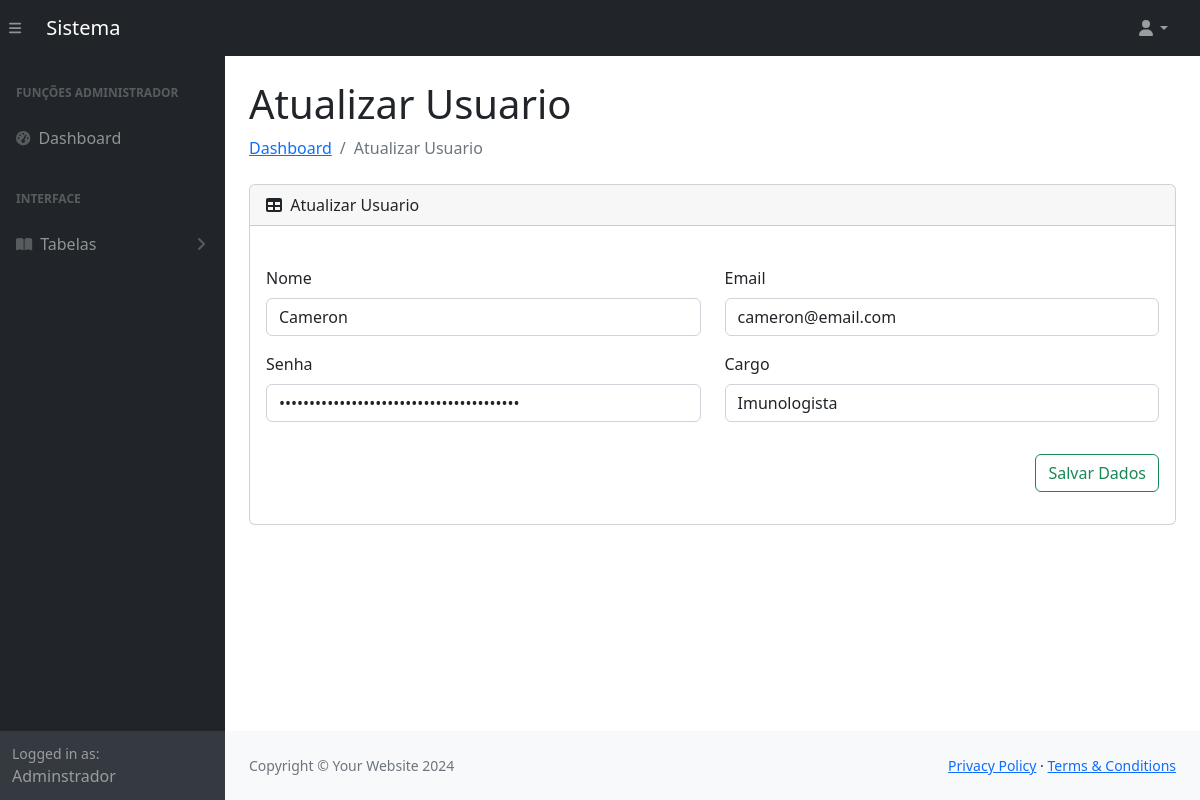
Screenshot of /sistema.php?pagina=atualizarUsuario&id=9 (signed in) with the database file from the repository.
### tables this page shows
CREATE TABLE `usuarios` (
  `id` int NOT NULL,
  `nome` varchar(40) NOT NULL,
  `email` varchar(50) NOT NULL,
  `cpf` varchar(15) NOT NULL,
  `senha` varchar(40) NOT NULL,
  `tipoAcesso` varchar(10) NOT NULL,
  `cargo` varchar(40) NOT NULL,
  `criadoEm` timestamp NOT NULL DEFAULT CURRENT_TIMESTAMP,
  `isDeleted` varchar(1) DEFAULT NULL
);

### sistema.php (called while the page is built, shortened)
<?php
    include_once 'models/Config.php';
    include_once 'controllers/validate.php';
    function pageContent(){
        validarPagina();
    }
    include_once 'views/layout.php';
?>

### models/Config.php (called while the page is built, shortened)
<?php
    class Config {
        public static $project = "ProjetoFinal_CursoPHP/sistema";
        public static function urlBase(){
            return "http://".$_SERVER['SERVER_NAME']."/".self::$project;
        }
    }

### models/Manager.php (called while the page is built, shortened)
<?php
	class Manager extends Connect{
		public function select_common($table, $fields, $filters, $query_extra){
			$pdo = parent::get_instance();
			$query = "SELECT ";
			if($fields != null){
				$query .= implode(", ", $fields);
			}else{
				$query .= "*";
			}
			$query .= " FROM $table";
			if($filters != null){
				$query .= " WHERE ";
				foreach ($filters as $key => $value) {
					$query .= "$key=:$key AND ";
				}
				$query = substr($query, 0, -4);
			}
			$statement = $pdo->prepare($query);
			if($filters != null){
				foreach ($filters as $key => $value) {
					$filters[$key] = filter_var($value);
				}
				foreach ($filters as $key => $value) {
					$statement->bindValue(":$key", $value, PDO::PARAM_STR);
				}
			}
			$statement->execute();
			$data = [];
			if($statement->rowCount()){
				while($result = $statement->fetch(PDO::FETCH_ASSOC)){
					$data[] = $result;
				}
			}else{
				return false;
			}
			return $data;
		}
	}
?>

### views/modulos/clientes/atualizar.php (the view, shortened to what this page needs)
<div class="container-fluid px-4">
    <h1 class="mt-4"><?= $titleSection; ?></h1>
    <ol class="breadcrumb mb-4">
        <li class="breadcrumb-item"><a href="#">Dashboard</a></li>
        <li class="breadcrumb-item active"><?= $titleSection; ?></li>
    </ol>
    <div class="card mb-4">
        <div class="card-header">
            <i class="fas fa-table me-1"></i>
            <?= $titleSection; ?>
        </div>
        <div class="card-body">
            <form action="<?=Config::urlBase();?>/controllers/Cliente.php" method="POST" class="form-horizontal mt-4" enctype="multipart/form-data" >
                <div class="row">
                    <div class="col-6">
                        <div class="mb-3">
                            <label for="exampleFormControlInput1" class="form-label"><span class="iconify" data-icon="wpf:name" style="color: #198754;"></span> Nome </label>
                            <input name="nome" type="text" class="form-control" id="exampleFormControlInput1" placeholder1="Nome do Produto" value="<?=$data['nome'];?>" required>
                        </div>
                    </div>
                    <div class="col-6">
                        <div class="mb-3">
                            <label for="exampleFormControlInput1" class="form-label"><span class="iconify" data-icon="wpf:name" style="color: #198754;"></span> Email </label>
                            <input name="email" type="email" class="form-control" id="exampleFormControlInput1" placeholder1="Nome do Produto" value="<?=$data['email'];?>" required>
                        </div>
                    </div>
                    <div class="col-6">
                        <div class="mb-3">
                            <label for="exampleFormControlInput1" class="form-label"><span class="iconify" data-icon="wpf:name" style="color: #198754;"></span> Senha </label>
                            <input name="senha" type="password" class="form-control" id="exampleFormControlInput1" placeholder1="Nome do Produto" value="<?=$data['senha'];?>" required>
                        </div>
                    </div>
                    <div class="col-6">
                        <div class="mb-3">
                            <label for="exampleFormControlInput1" class="form-label"><span class="iconify" data-icon="wpf:name" style="color: #198754;"></span> Cargo </label>
                            <input name="cargo" type="text" class="form-control" id="exampleFormControlInput1" placeholder1="Nome do Produto" value="<?=$data['cargo'];?>" required>
                        </div>
                    </div>
                    <div class="col-12 mt-3">
                        <p class="text-end">
                            <button class="btn btn-outline-success" type="submit">
                                Salvar Dados
                            </button>
                        </p>
                    </div>
                </div>
            </form>
        </div>
    </div>
</div>

### rows the page displays
usuarios: nome "Cameron", email "cameron@email.com", cargo "Imunologista"

### other values shown
$userData[0]['nome'] "Adminstrador"
$titleSection "Atualizar Usuario"
